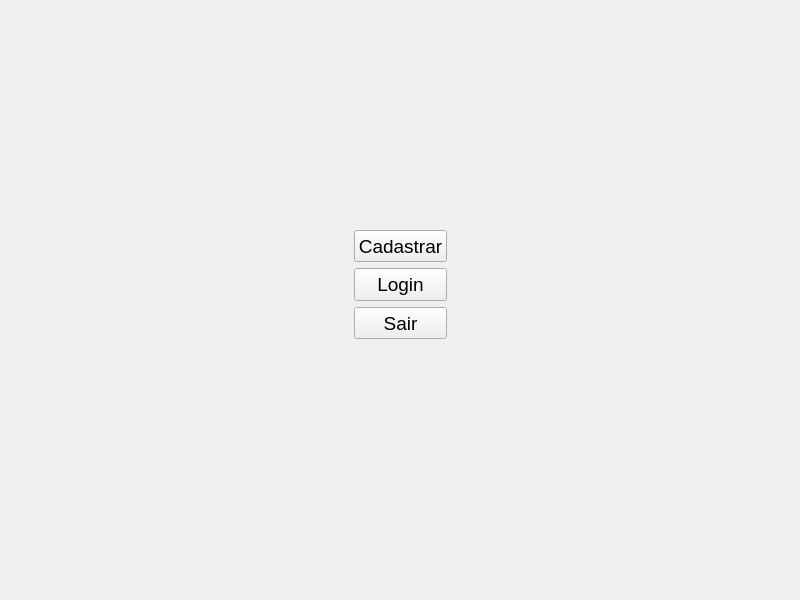
<?xml version="1.0" encoding="UTF-8"?>
<ui version="4.0">
 <class>MainWindow</class>
 <widget class="QMainWindow" name="MainWindow">
  <property name="geometry">
   <rect>
    <x>0</x>
    <y>0</y>
    <width>800</width>
    <height>600</height>
   </rect>
  </property>
  <property name="windowTitle">
   <string>MainWindow</string>
  </property>
  <widget class="QWidget" name="centralwidget">
   <widget class="QWidget" name="horizontalLayoutWidget">
    <property name="geometry">
     <rect>
      <x>0</x>
      <y>230</y>
      <width>801</width>
      <height>109</height>
     </rect>
    </property>
    <layout class="QHBoxLayout" name="horizontalLayout">
     <item>
      <spacer name="horizontalSpacer_2">
       <property name="orientation">
        <enum>Qt::Horizontal</enum>
       </property>
       <property name="sizeHint" stdset="0">
        <size>
         <width>40</width>
         <height>20</height>
        </size>
       </property>
      </spacer>
     </item>
     <item>
      <layout class="QGridLayout" name="gridLayout">
       <item row="1" column="0">
        <widget class="QPushButton" name="pushButton_2">
         <property name="maximumSize">
          <size>
           <width>181</width>
           <height>41</height>
          </size>
         </property>
         <property name="font">
          <font>
           <pointsize>14</pointsize>
           <weight>50</weight>
           <bold>false</bold>
          </font>
         </property>
         <property name="text">
          <string>Login</string>
         </property>
        </widget>
       </item>
       <item row="0" column="0">
        <widget class="QPushButton" name="pushButton">
         <property name="maximumSize">
          <size>
           <width>181</width>
           <height>41</height>
          </size>
         </property>
         <property name="font">
          <font>
           <pointsize>14</pointsize>
           <weight>50</weight>
           <bold>false</bold>
          </font>
         </property>
         <property name="text">
          <string>Cadastrar</string>
         </property>
        </widget>
       </item>
       <item row="2" column="0">
        <widget class="QPushButton" name="pushButton_3">
         <property name="maximumSize">
          <size>
           <width>181</width>
           <height>41</height>
          </size>
         </property>
         <property name="font">
          <font>
           <pointsize>14</pointsize>
           <weight>50</weight>
           <bold>false</bold>
          </font>
         </property>
         <property name="text">
          <string>Sair</string>
         </property>
        </widget>
       </item>
      </layout>
     </item>
     <item>
      <spacer name="horizontalSpacer">
       <property name="orientation">
        <enum>Qt::Horizontal</enum>
       </property>
       <property name="sizeHint" stdset="0">
        <size>
         <width>40</width>
         <height>20</height>
        </size>
       </property>
      </spacer>
     </item>
    </layout>
   </widget>
  </widget>
 </widget>
 <resources/>
 <connections>
  <connection>
   <sender>pushButton_3</sender>
   <signal>clicked()</signal>
   <receiver>MainWindow</receiver>
   <slot>close()</slot>
   <hints>
    <hint type="sourcelabel">
     <x>421</x>
     <y>312</y>
    </hint>
    <hint type="destinationlabel">
     <x>475</x>
     <y>366</y>
    </hint>
   </hints>
  </connection>
 </connections>
</ui>
